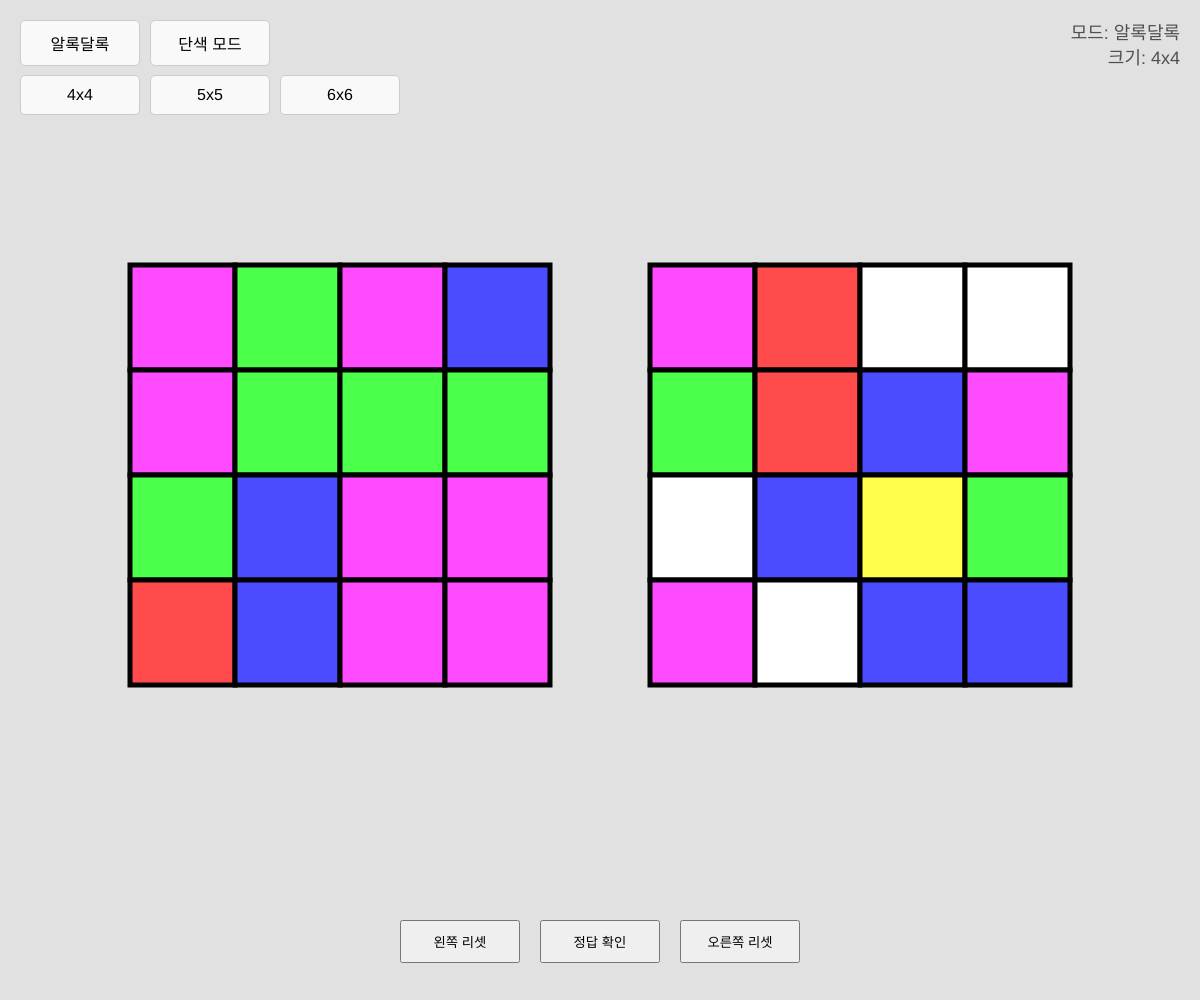
Frame 1 (no input)
Frame 2 (the mouse pressed at the canvas centre, redrawn once): identical to frame 1, image omitted

The p5.js sketch that drew this single still picture (run headless with seeded random() and noise() and a simulated clock; the mouse was pressed at the canvas centre and the sketch redrawn once):

// p5.js sketch
// ── sketch.js
/**
 * 틀린 색 찾기 게임 - 단색 모드 구현 버전
 */

let leftGrid = [];  
let rightGrid = []; 
let rows = 4, cols = 4;           
let currentColorMode = "알록달록";   
let colors = [];                  
let showResult = false;           

let btnL, btnR, btnC;             
let modeBtn1, modeBtn2, sizeBtns = []; 

function setup() {
  createCanvas(windowWidth, windowHeight);
  
  // 초기 실행: 알록달록 모드
  updatePalette('colorful');
  initGrid('all');

  createMenuButtons();
  setupControlButtons();
  positionButtons();
}

/**
 * 1. 데이터 관리 함수
 */

function updatePalette(mode) {
  const baseColors = [
    { name: '빨강', h: 0, s: 80 },
    { name: '초록', h: 120, s: 80 },
    { name: '파랑', h: 220, s: 80 },
    { name: '노랑', h: 60, s: 80 },
    { name: '보라', h: 280, s: 80 },
    { name: '하양', h: 0, s: 0 }
  ];

  if (mode === 'colorful') {
    // 알록달록 모드: 기존의 6가지 뚜렷한 색상
    colors = ['#FF4B4B', '#4BFF4B', '#4B4BFF', '#FFFF4B', '#FF4BFF', '#FFFFFF'];
    currentColorMode = "알록달록";
  } else if (mode === 'monochrome') {
    // 단색 모드: 6가지 기준 색상 중 하나를 랜덤 선택
    let picked = random(baseColors);
    currentColorMode = `단색 모드 (${picked.name})`;
    
    // 선택된 색상의 밝기(Brightness)만 6단계로 조절하여 팔레트 생성
    colors = [];
    colorMode(HSB, 360, 100, 100); // 색상 계산을 위해 HSB 모드 사용
    for (let i = 0; i < 6; i++) {
      // 밝기를 30%에서 100%까지 6단계로 나눔
      let b = map(i, 0, 5, 30, 100);
      let c = color(picked.h, picked.s, b);
      colors.push(c.toString('#rrggbb')); // 다시 Hex 문자열로 변환하여 저장
    }
    colorMode(RGB, 255); // 다시 기본 RGB 모드로 복구
  }
}

function initGrid(side) {
  if (side === 'all') {
    initGrid('left');
    initGrid('right');
    return;
  }
  let target = (side === 'left') ? leftGrid : rightGrid;
  target.length = 0;
  for (let i = 0; i < rows * cols; i++) {
    target.push(random(colors));
  }
  showResult = false;
  if (btnC) btnC.html('정답 확인');
  redraw();
}

function checkDiff() {
  let count = 0;
  for (let i = 0; i < leftGrid.length; i++) {
    if (leftGrid[i] !== rightGrid[i]) count++;
  }
  return count;
}

/**
 * 2. 화면 렌더링 함수
 */

function draw() {
  background(225);

  renderInfoText();

  let availableHeight = height - 350; 
  let gridSize = min(width * 0.35, availableHeight * 0.9); 
  let spacing = 100;
  let startX = (width - (gridSize * 2 + spacing)) / 2;
  let startY = 150 + (availableHeight - gridSize) / 2; 

  renderGrid(startX, startY, gridSize, leftGrid);
  renderGrid(startX + gridSize + spacing, startY, gridSize, rightGrid);

  if (showResult) {
    renderResultText();
  }
  noLoop();
}

function renderGrid(x, y, size, data) {
  let cellSize = size / cols;
  strokeWeight(5); stroke(0);
  for (let i = 0; i < rows; i++) {
    for (let j = 0; j < cols; j++) {
      let c = data[i * cols + j];
      if (c) { 
        fill(c); 
        rect(x + j * cellSize, y + i * cellSize, cellSize, cellSize);
      }
    }
  }
}

function renderInfoText() {
  push();
  fill(80); noStroke(); textSize(18); textAlign(RIGHT, TOP);
  text(`모드: ${currentColorMode}`, width - 20, 25);
  text(`크기: ${rows}x${cols}`, width - 20, 50);
  pop();
}

function renderResultText() {
  let diff = checkDiff();
  push();
  fill(255, 50, 50); noStroke(); textSize(36); textStyle(BOLD); textAlign(CENTER, CENTER);
  text("정답: " + diff, width / 2, height - 160); 
  pop();
}

/**
 * 3. 인터페이스 및 버튼 제어 함수
 */

function createMenuButtons() {
  modeBtn1 = createButton('알록달록');
  modeBtn1.position(20, 20);
  styleMenuButton(modeBtn1);
  modeBtn1.mousePressed(() => {
    updatePalette('colorful');
    initGrid('all');
  });

  modeBtn2 = createButton('단색 모드');
  modeBtn2.position(150, 20);
  styleMenuButton(modeBtn2);
  modeBtn2.mousePressed(() => {
    updatePalette('monochrome'); // 이제 실제로 작동합니다!
    initGrid('all');
  });

  for (let i = 4; i <= 6; i++) {
    let bSize = createButton(i + 'x' + i);
    bSize.position(20 + (i - 4) * 130, 75);
    styleMenuButton(bSize);
    bSize.mousePressed(() => { rows = i; cols = i; initGrid('all'); });
    sizeBtns.push(bSize);
  }
}

function setupControlButtons() {
  btnL = createButton('왼쪽 리셋');
  btnC = createButton('정답 확인');
  btnR = createButton('오른쪽 리셋');
  
  [btnL, btnC, btnR].forEach(btn => {
    btn.style('width', '120px'); btn.style('padding', '10px 0'); btn.style('cursor', 'pointer');
  });

  btnL.mousePressed(() => initGrid('left'));
  btnR.mousePressed(() => initGrid('right'));
  btnC.mousePressed(toggleResult);
}

function styleMenuButton(b) {
  b.style('width', '120px'); b.style('padding', '10px 0'); b.style('font-size', '16px');
  b.style('cursor', 'pointer'); b.style('background-color', '#f9f9f9');
  b.style('border', '1px solid #ccc'); b.style('border-radius', '5px');
}

function toggleResult() {
  showResult = !showResult;
  btnC.html(showResult ? '정답 가리기' : '정답 확인');
  redraw(); 
}

function positionButtons() {
  let x = width / 2;
  let y = height - 80;
  btnL.position(x - 200, y);
  btnC.position(x - 60, y);
  btnR.position(x + 80, y);
}

function windowResized() {
  resizeCanvas(windowWidth, windowHeight);
  positionButtons();
  redraw();
}
